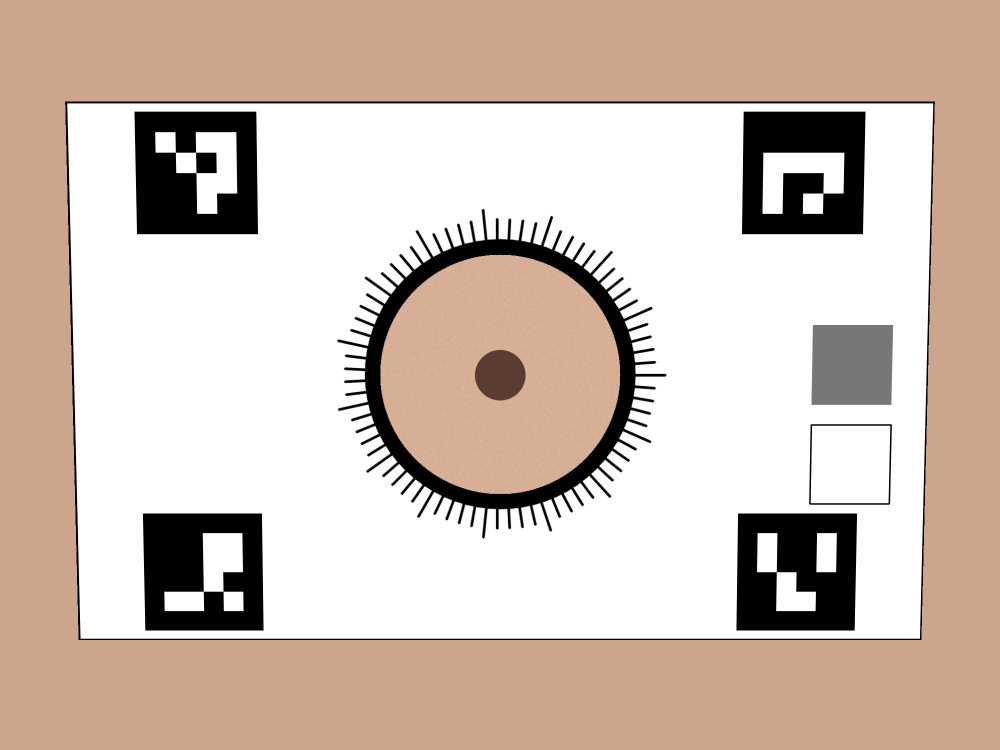
#> input picture frontend/e2e/fixtures/card-disc-5mm.jpg, 2000 x 1500 px (shown at 1/2 size)
$ python -i candidates.py   (imports and definitions only)
#> lines starting #> are read from the running program, lines starting #| are printed output that depends on the picture; after the words box and inside, x2 and y2 are one past the last pixel; in counts of white or black regions, pixels touching at a corner belong together
### backend/src/nevus/cv/imageio.py
# SPDX-License-Identifier: AGPL-3.0-only
"""Decoding helpers shared by the analyzers."""

from __future__ import annotations

from typing import Any

import cv2
import numpy as np
from numpy.typing import NDArray

Img = NDArray[Any]
"""A decoded image (BGR or grey); OpenCV's own types are wider than NumPy's, so keep this loose."""


class DecodeError(ValueError):
    """The bytes are not an image OpenCV can read."""


# [37 lines left out: functions decode, upright, not called in this run]


def resize_long_edge(image: Img, long_edge: int) -> tuple[Img, float]:
    """Downscale so the long edge is at most `long_edge`; returns the image and the scale applied."""
    h, w = image.shape[:2]
    longest = max(h, w)
    if longest <= long_edge:
        return image, 1.0
    scale = long_edge / longest
    return cv2.resize(image, (round(w * scale), round(h * scale)), interpolation=cv2.INTER_AREA), scale

### backend/src/nevus/cv/hair.py
# SPDX-License-Identifier: AGPL-3.0-only
"""Thin dark lines (hairs) painted over from their surroundings: the DullRazor idea.

A black-hat with a kernel wider than a hair and narrower than a mark keeps only the thin dark
structures. Of those, only long and narrow ones are hairs (specks of skin texture and noise are
left alone); they are dilated a little and inpainted, so a hair crossing a mark does not change its
outline or join it to its neighbours.
"""

from __future__ import annotations

import cv2
import numpy as np

from nevus.cv.imageio import Img


def paint_over_hairs(img: Img, kernel_fraction: float, threshold: int) -> Img:
    """The same image with hairs inpainted, or the image itself when there are none."""
    size = max(9, int(kernel_fraction * min(img.shape[:2])) | 1)
    gray = cv2.cvtColor(img, cv2.COLOR_BGR2GRAY)
    response = cv2.morphologyEx(gray, cv2.MORPH_BLACKHAT, cv2.getStructuringElement(cv2.MORPH_ELLIPSE, (size, size)))
    found = (response > threshold).astype(np.uint8)
    count, labels, stats, _ = cv2.connectedComponentsWithStats(found, connectivity=8)
    mask = np.zeros_like(found)
    for label in range(1, count):
        if stats[label, cv2.CC_STAT_AREA] < 3 * size:
            continue  # specks of skin texture and noise, not hairs
        points = np.column_stack(np.nonzero(labels == label)[::-1]).astype(np.float32)
        (_, _), (w, h), _ = cv2.minAreaRect(points)
        long_side, short_side = max(w, h), max(1.0, min(w, h))
        if long_side >= 2.5 * size and long_side / short_side >= 4:
            mask[labels == label] = 255
    if not mask.any():
        return img
    grown = cv2.dilate(mask, cv2.getStructuringElement(cv2.MORPH_ELLIPSE, (5, 5)))
    cleaned: Img = cv2.inpaint(img, grown, 5, cv2.INPAINT_TELEA)
    return cleaned

### backend/src/nevus/cv/candidates.py
# SPDX-License-Identifier: AGPL-3.0-only
"""Experimental: spots on a full-body zone photo that may be marks (FR-SES-03).

The protocol puts the region of the body in the middle of the frame, so the skin is the largest
region close to the median colour of the frame's centre, which works on every skin tone, unlike fixed
skin-colour thresholds, and whatever the background. Within it, spots darker than their surroundings,
compact and of a plausible size are candidates. The person confirms or rejects each one; none is
recorded otherwise.
"""

from __future__ import annotations

import math
from typing import Any

import cv2
import numpy as np

from nevus.cv.hair import paint_over_hairs
from nevus.cv.imageio import Img, resize_long_edge

NAME = "candidates"
VERSION = "1.0.0"
PARAMS: dict[str, Any] = {
    "work_px": 1600,
    "hair_kernel_fraction": 0.02,
    "hair_threshold": 12,
    "skin_delta_e": 24.0,
    "centre_fraction": 0.5,
    "max_hole_fraction": 0.012,
    "min_diameter_fraction": 0.006,
    "max_diameter_fraction": 0.06,
    "min_contrast": 12.0,
    "min_compactness": 0.45,
    "max_candidates": 80,
}


def skin_mask(small: Img, p: dict[str, Any]) -> np.ndarray:
    """The largest region near the colour of the frame's centre, with mark-sized holes filled."""
    lab = cv2.cvtColor(cv2.GaussianBlur(small, (0, 0), 3), cv2.COLOR_BGR2LAB).astype(np.float32)
    h, w = lab.shape[:2]
    my, mx = int(h * (1 - float(p["centre_fraction"])) / 2), int(w * (1 - float(p["centre_fraction"])) / 2)
    median = np.median(lab[my : h - my, mx : w - mx].reshape(-1, 3), axis=0)
    close = (np.sqrt(((lab - median) ** 2).sum(axis=2)) < float(p["skin_delta_e"])).astype(np.uint8)
    # Hairs and creases are thin and would cut the skin into strips: close them before choosing the region.
    gap = max(5, int(0.02 * min(close.shape)) | 1)
    joined = cv2.morphologyEx(close, cv2.MORPH_CLOSE, cv2.getStructuringElement(cv2.MORPH_ELLIPSE, (gap, gap)))
    count, labels, stats, _ = cv2.connectedComponentsWithStats(joined, connectivity=8)
    if count <= 1:
        return np.zeros(close.shape, bool)
    largest = 1 + int(np.argmax(stats[1:, cv2.CC_STAT_AREA]))
    region = labels == largest
    # The marks themselves are holes in that region: fill those, but not larger ones, which are things
    # lying on the skin (a ruler, a card, clothing) whose dark parts must not become candidates.
    holes, hole_labels, hole_stats, _ = cv2.connectedComponentsWithStats((~region).astype(np.uint8), connectivity=4)
    largest_hole = float(p["max_hole_fraction"]) * h * w
    for label in range(1, holes):
        x, y, bw, bh, area = hole_stats[label]
        touches_border = x == 0 or y == 0 or x + bw == w or y + bh == h
        if not touches_border and area <= largest_hole:
            region |= hole_labels == label
    margin = max(3, int(0.01 * min(h, w)))
    eroded = cv2.erode(region.astype(np.uint8), cv2.getStructuringElement(cv2.MORPH_ELLIPSE, (margin, margin)))
    return eroded > 0


def skin(image: Img, params: dict[str, Any] | None = None) -> np.ndarray:
    """The skin mask of a photo, at the working size (the long edge `work_px`)."""
    p = {**PARAMS, **(params or {})}
    small, _ = resize_long_edge(image, int(p["work_px"]))
    return skin_mask(paint_over_hairs(small, float(p["hair_kernel_fraction"]), int(p["hair_threshold"])), p)


def detect(image: Img, params: dict[str, Any] | None = None) -> dict[str, Any]:
    p = {**PARAMS, **(params or {})}
    small, _ = resize_long_edge(image, int(p["work_px"]))
    small = paint_over_hairs(small, float(p["hair_kernel_fraction"]), int(p["hair_threshold"]))
    h, w = small.shape[:2]
    short = min(h, w)
    skin = skin_mask(small, p)
    if skin.mean() < 0.2:
        return {"found": False, "reason": "no_skin", "candidates": []}
    lightness = cv2.cvtColor(small, cv2.COLOR_BGR2LAB)[:, :, 0]
    size = max(3, (int(short * float(p["max_diameter_fraction"]) * 3)) | 1)
    background = cv2.medianBlur(lightness, min(size, 255) | 1)
    dark: np.ndarray = cv2.GaussianBlur(background.astype(np.float32) - lightness.astype(np.float32), (0, 0), 1.5)
    dark[~skin] = 0
    binary = (dark > float(p["min_contrast"])).astype(np.uint8)
    opened = cv2.morphologyEx(binary, cv2.MORPH_OPEN, cv2.getStructuringElement(cv2.MORPH_ELLIPSE, (3, 3)))
    count, labels, stats, centroids = cv2.connectedComponentsWithStats(opened, connectivity=8)
    found: list[dict[str, Any]] = []
    min_d, max_d = float(p["min_diameter_fraction"]) * short, float(p["max_diameter_fraction"]) * short
    for label in range(1, count):
        area = float(stats[label, cv2.CC_STAT_AREA])
        diameter = 2 * math.sqrt(area / math.pi)
        if not min_d <= diameter <= max_d:
            continue
        region = (labels == label).astype(np.uint8)
        contours, _ = cv2.findContours(region, cv2.RETR_EXTERNAL, cv2.CHAIN_APPROX_SIMPLE)
        perimeter = cv2.arcLength(max(contours, key=cv2.contourArea), True) if contours else 0.0
        compactness = 4 * math.pi * area / perimeter**2 if perimeter else 0.0
        if compactness < float(p["min_compactness"]):
            continue  # hairs, creases, the edge of clothing
        contrast = float(dark[region > 0].mean())
        cx, cy = centroids[label]
        found.append(
            {
                "x": round(float(cx) / w, 4),
                "y": round(float(cy) / h, 4),
                "diameter": round(diameter / short, 4),
                "contrast": round(contrast, 1),
                "confidence": round(
                    min(1.0, contrast / (3 * float(p["min_contrast"]))) * min(1.0, compactness / 0.8), 2
                ),
            }
        )
    found.sort(key=lambda c: -c["contrast"])
    return {
        "found": bool(found),
        "reason": None if found else "nothing_found",
        "candidates": found[: int(p["max_candidates"])],
    }

>>> import cv2
>>> picture = cv2.imread('../../../../frontend/e2e/fixtures/card-disc-5mm.jpg')
#> picture is the input picture: shape (1500, 2000, 3); mean B, G, R 180.2, 191.3, 209.1
>>> result = detect(picture)
#> in paint_over_hairs, `found = (response > threshold).astype(np.uint8)`:
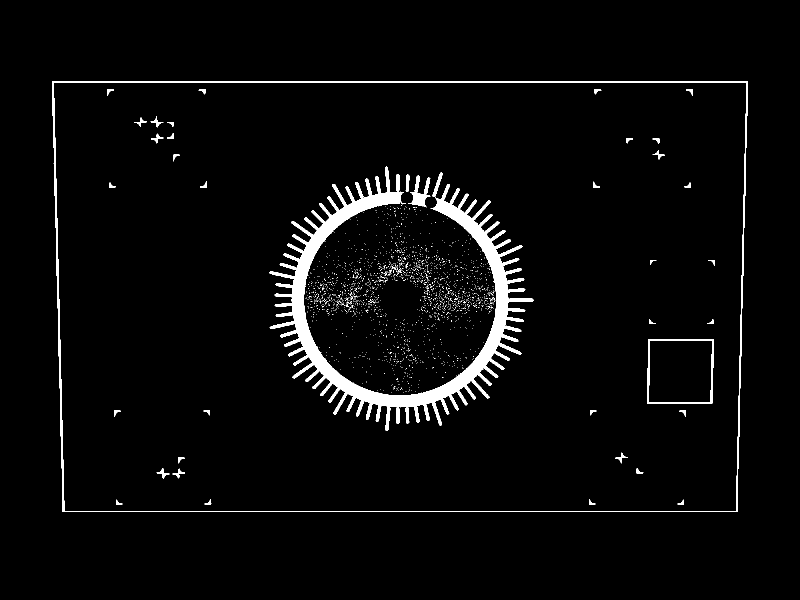
#> found: shape (1200, 1600) (shown at 1/2 size); values 0 (black) and 1 (white), 3.6% white; 2047 white regions (2007 under 20 px), largest, box (x1, y1, x2, y2) and area: (538, 333, 1068, 862) 44932, (104, 162, 1496, 1024) 14083, (1294, 678, 1428, 808) 1973
#> in paint_over_hairs, `count, labels, stats, _ = cv2.connectedComponentsWithStats(found, conn..`: labels: shape (1200, 1600) int32; 2048 distinct labels, from 0 to 2047
#> in paint_over_hairs, `count, labels, stats, _ = cv2.connectedComponentsWithStats(found, conn..`: count = 2048; stats = 2048 rows, first 6: [0, 0, 1600, 1200, 1851102], [104, 162, 1392, 862, 14083], [215, 178, 13, 14, 74], [397, 178, 14, 11, 78], [1189, 178, 14, 11, 78], [1372, 178, 13, 14, 74]
#> the loop in paint_over_hairs, `for label in range(1, count):` made 2047 passes
#> (w, h, long_side, short_side) on passes 1, 3, 4: (861, 1391, 1391, 861), (10, 13, 13, 10), (10, 13, 13, 10)
#> after the loop in paint_over_hairs, `for label in range(1, count):`: mask: shape (1200, 1600); every value is 0
#> in skin_mask, `lab = cv2.cvtColor(cv2.GaussianBlur(small, (0, 0), 3), cv2.COLOR_BGR2L..`:
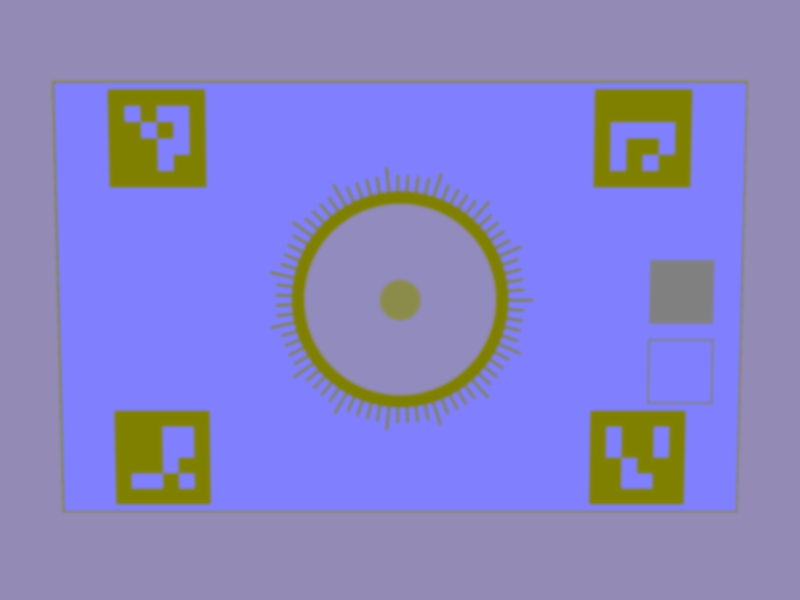
#> lab: shape (1200, 1600, 3) float32 (shown at 1/2 size); mean B, G, R 201, 133.8, 135.6
#> in skin_mask, `median = np.median(lab[my : h - my, mx : w - mx].reshape(-1, 3), axis=0)`: median = [255, 128, 128]
#> in skin_mask, `close = (np.sqrt(((lab - median) ** 2).sum(axis=2)) < float(p["skin_de..`: close: shape (1200, 1600); values 0 (black) and 1 (white), 42.2% white; 13 white regions, largest, box (x1, y1, x2, y2) and area: (112, 169, 1489, 1018) 774609, (1301, 685, 1421, 802) 13810, (1224, 248, 1347, 338) 5485
#> in skin_mask, `joined = cv2.morphologyEx(close, cv2.MORPH_CLOSE, cv2.getStructuringEl..`: joined: shape (1200, 1600); values 0 (black) and 1 (white), 43.9% white; 12 white regions, largest, box (x1, y1, x2, y2) and area: (112, 169, 1489, 1018) 820996, (1224, 248, 1347, 338) 5532, (315, 215, 376, 338) 4800
#> in skin_mask, `count, labels, stats, _ = cv2.connectedComponentsWithStats(joined, con..`:
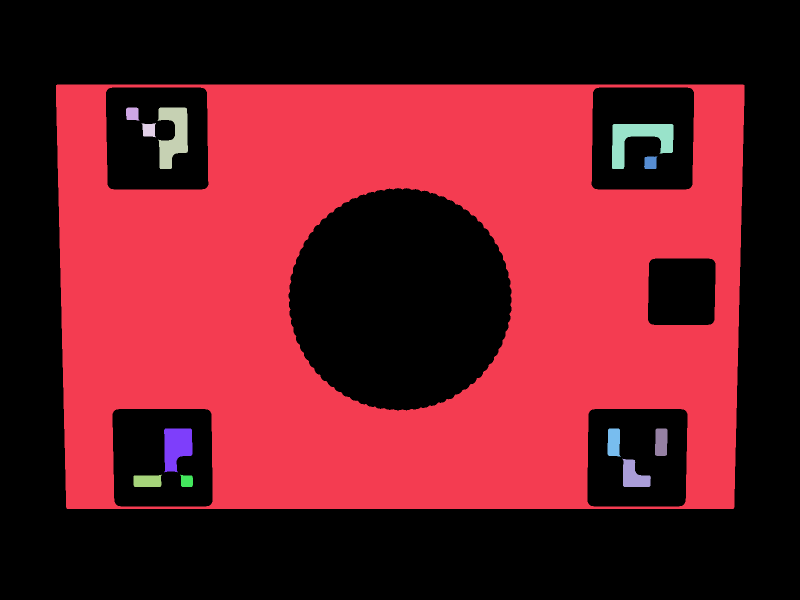
#> labels: shape (1200, 1600) int32 (shown at 1/2 size); 13 distinct labels, from 0 to 12; one colour per label, 0 black
#> in skin_mask, `count, labels, stats, _ = cv2.connectedComponentsWithStats(joined, con..`: count = 13; stats = 13 rows, first 6: [0, 0, 1600, 1200, 1076478], [112, 169, 1377, 849, 820996], [252, 215, 27, 27, 614], [315, 215, 61, 123, 4800], [283, 246, 29, 29, 634], [1224, 248, 123, 90, 5532]
#> in skin_mask, `largest = 1 + int(np.argmax(stats[1:, cv2.CC_STAT_AREA]))`: largest = 1
#> in skin_mask, `region = labels == largest`: region: shape (1200, 1600) bool; 42.8% white; 1 white region, box (x1, y1, x2, y2) and area: (112, 169, 1489, 1018) 820996
#> in skin_mask, `holes, hole_labels, hole_stats, _ = cv2.connectedComponentsWithStats((..`:
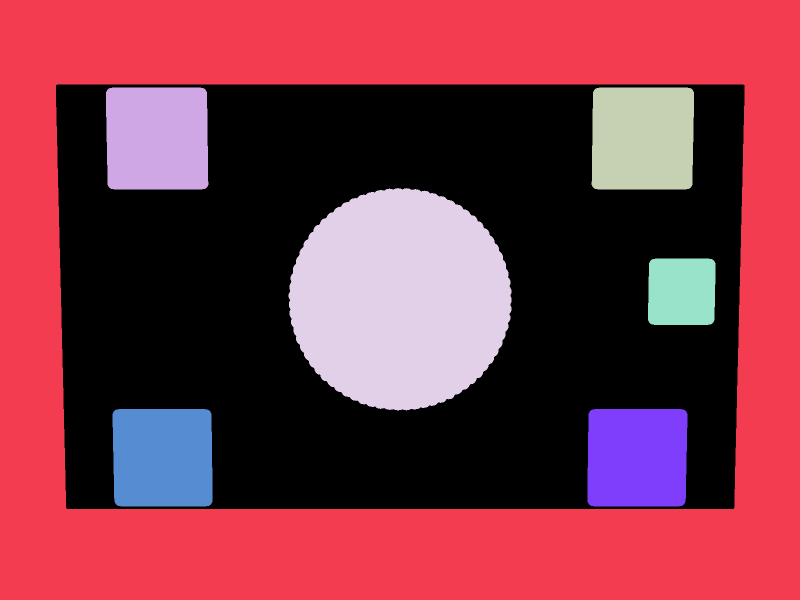
#> hole_labels: shape (1200, 1600) int32 (shown at 1/2 size); 8 distinct labels, from 0 to 7; one colour per label, 0 black
#> in skin_mask, `holes, hole_labels, hole_stats, _ = cv2.connectedComponentsWithStats((..`: holes = 8; hole_stats = [[112, 169, 1377, 849, 820996], [0, 0, 1600, 1200, 767883], [212, 175, 205, 204, 41036], [1183, 175, 205, 204, 41038], [577, 376, 446, 445, 154798], [1296, 517, 135, 133, 17565], [225, 818, 200, 195, 38342], [1175, 818, 200, 195, 38342]]
#> the loop in skin_mask, `for label in range(1, holes):` made 7 passes
#> after the loop in skin_mask, `for label in range(1, holes):`:
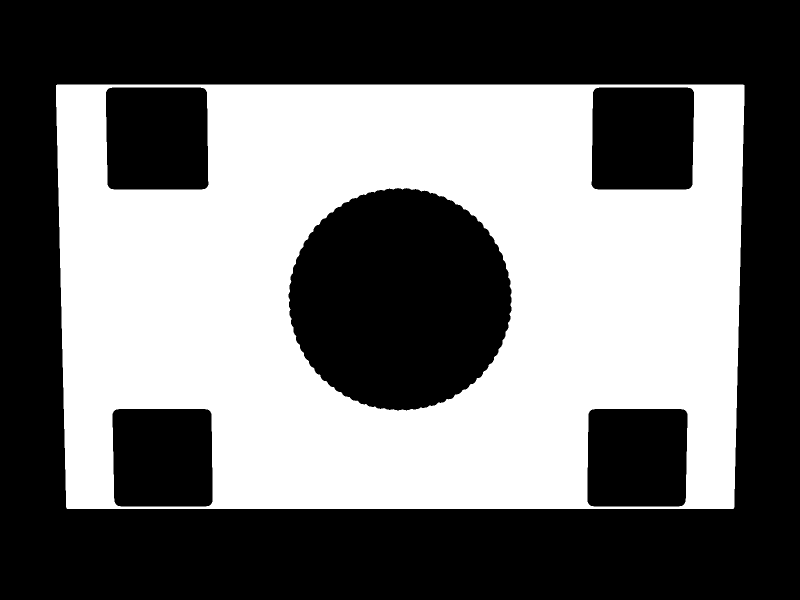
#> region: shape (1200, 1600) bool (shown at 1/2 size); 43.7% white; 1 white region, box (x1, y1, x2, y2) and area: (112, 169, 1489, 1018) 838561
#> in skin_mask, `eroded = cv2.erode(region.astype(np.uint8), cv2.getStructuringElement(..`: eroded: shape (1200, 1600); values 0 (black) and 1 (white), 41.3% white; 1 white region, box (x1, y1, x2, y2) and area: (118, 175, 1484, 1013) 792335
#> in detect, `binary = (dark > float(p["min_contrast"])).astype(np.uint8)`: binary: shape (1200, 1600); values 0 (black) and 1 (white), 2% white; 77 white regions, largest, box (x1, y1, x2, y2) and area: (1296, 518, 1429, 650) 17062, (1292, 676, 1430, 810) 3798, (768, 332, 781, 373) 381
#> in detect, `opened = cv2.morphologyEx(binary, cv2.MORPH_OPEN, cv2.getStructuringEl..`: opened: shape (1200, 1600); values 0 (black) and 1 (white), 2% white; 77 white regions, largest, box (x1, y1, x2, y2) and area: (1296, 518, 1429, 650) 17060, (1292, 676, 1430, 810) 3798, (768, 332, 781, 373) 379
#> in detect, `count, labels, stats, centroids = cv2.connectedComponentsWithStats(ope..`:
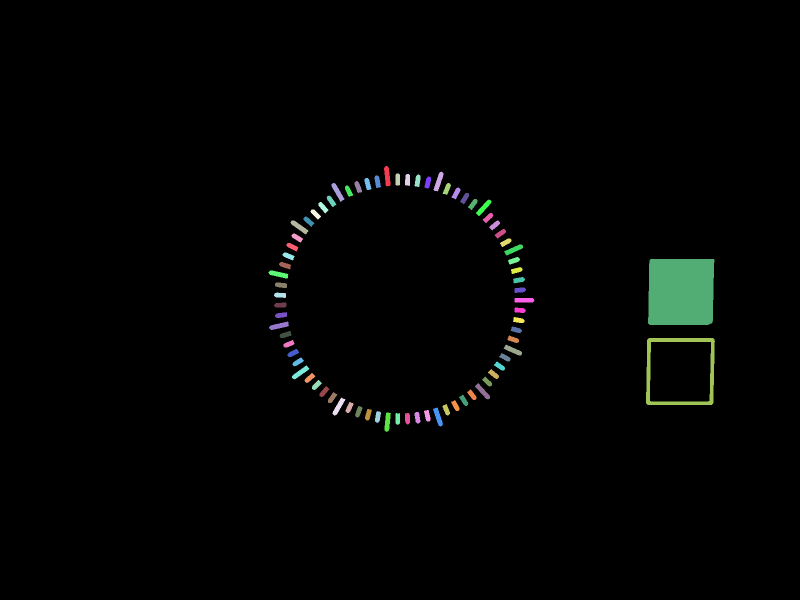
#> labels: shape (1200, 1600) int32 (shown at 1/2 size); 78 distinct labels, from 0 to 77; one colour per label, 0 black
#> in detect, `count, labels, stats, centroids = cv2.connectedComponentsWithStats(ope..`: count = 78; stats = 78 rows, first 6: [0, 0, 1600, 1200, 1881138], [768, 332, 13, 41, 379], [867, 343, 20, 40, 373], [791, 347, 9, 24, 208], [810, 348, 10, 24, 214], [829, 349, 12, 25, 223]; centroids = 78 pairs, first value 556.8 to 1361.6, second value 352.2 to 843.4
#> the loop in detect, `for label in range(1, count):` made 77 passes
#> (area, diameter, perimeter, compactness, contrast, cx, cy) on passes 1 to 12: (379, 21.97, 94.63, 0.532, 106.1, 774.1, 352.2), (373, 21.79, 97.25, 0.496, 107.9, 877, 362.8), (208, 16.27, 58.49, 0.764, 110.2, 795, 358.7), (214, 16.51, 59.31, 0.764, 103.9, 814.8, 359.7), (223, 16.85, 62.38, 0.72, 103, 834.9, 361.3), (228, 17.04, 63.8, 0.704, 103, 754.7, 363.1), (218, 16.66, 60.63, 0.745, 102.9, 855.3, 364.8), (224, 16.89, 62.63, 0.718, 103.9, 735.1, 367.7), (218, 16.66, 61.7, 0.72, 104.8, 715.8, 373.8), (374, 21.82, 98.23, 0.487, 104.9, 674.9, 383.8), (217, 16.62, 63.94, 0.667, 102.5, 893.5, 377.4), (208, 16.27, 60.53, 0.713, 103.9, 697, 381.9)
#> (area, diameter) on pass 31: (17060, 147.4)
#> pass 1, in detect, `region = (labels == label).astype(np.uint8)`:
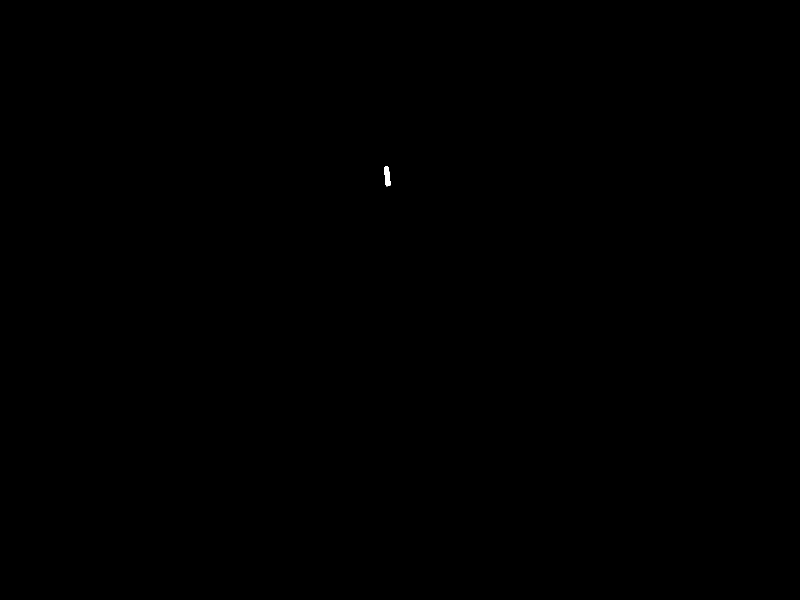
#> region: shape (1200, 1600) (shown at 1/2 size); values 0 (black) and 1 (white), 0.02% white; 1 white region, box (x1, y1, x2, y2) and area: (768, 332, 781, 373) 379
#> after the loop in detect, `for label in range(1, count):`: region: shape (1200, 1600); values 0 (black) and 1 (white), 0.01% white; 1 white region, box (x1, y1, x2, y2) and area: (810, 826, 820, 849) 203
#> after the loop in detect, `for label in range(1, count):`: found = 75 items
#> result = 3 items
